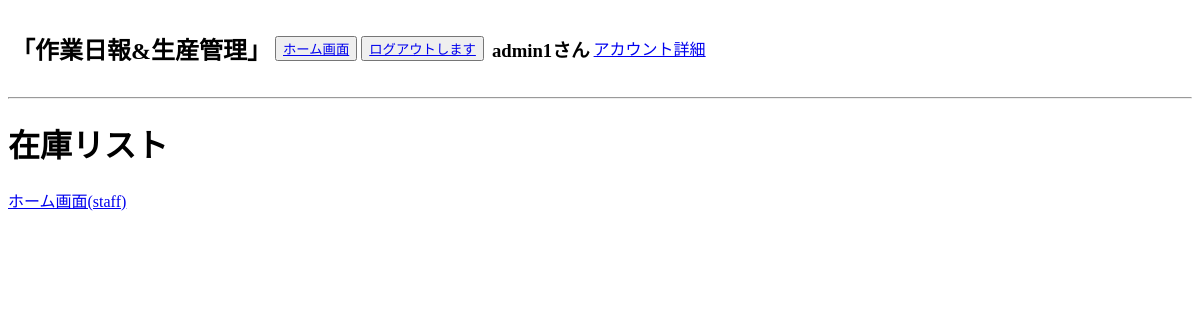
The app's page /daily_report/stocks_list/ (signed in), older data.
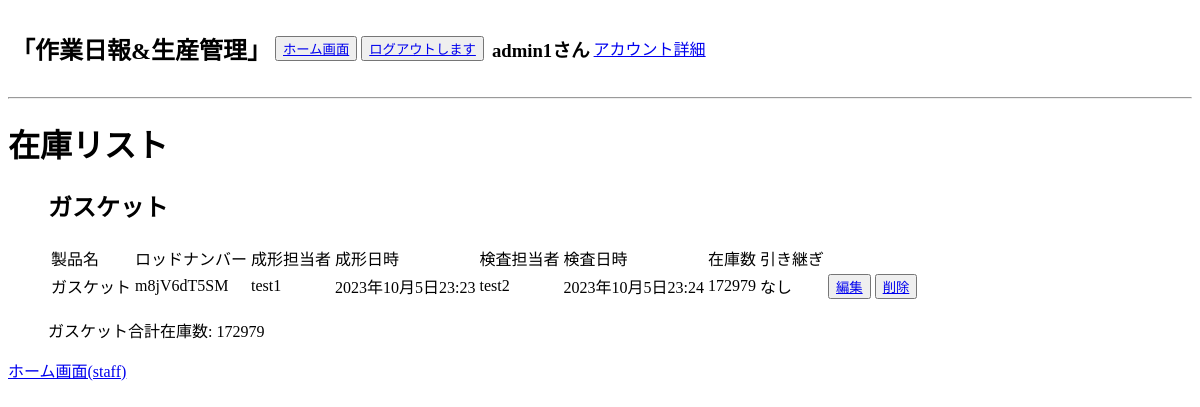
The same page, newer data.
### daily_report/models.py (models this page shows, shortened)
class Products(models.Model):
    name = models.CharField(max_length=255,verbose_name="製品名")
    code = models.CharField(max_length=50,verbose_name="製品コード")
    quantity = models.IntegerField(verbose_name="製品取り数")
    memo = models.CharField(max_length=255,blank=True, null=True,verbose_name="製品メモ")
    created_at = models.DateTimeField(auto_now_add=True)
    updated_at = models.DateTimeField(auto_now=True)
    class Meta:
        verbose_name = '製品情報'
        db_table = 'products'

### product_management/models.py (models this page shows, shortened)
class Stock(models.Model):
    product = models.ForeignKey(
        Products, on_delete=models.CASCADE, verbose_name='製品名'
    )
    lot_number = models.CharField(max_length=10, verbose_name='ロッド番号',default='')
    stocks = models.IntegerField(verbose_name="在庫数")
    molding_user = models.ForeignKey(
        Users, on_delete=models.CASCADE, verbose_name='成形担当ユーザー名',null=True,related_name='molding_stock_set',
    )
    molding_time = models.DateTimeField(verbose_name='成形日時', default=datetime(2001, 1, 1, 0, 0, 0))
    inspection_user = models.ForeignKey(
        Users, on_delete=models.CASCADE, verbose_name='検査担当ユーザー名',null=True,related_name='inspection_stock_set',
    )
    memo = models.CharField(max_length=255,verbose_name="引き継ぎメモ",null=True,blank=True)
    created_at = models.DateTimeField(verbose_name='検査日時',auto_now_add=True)
    updated_at = models.DateTimeField(auto_now=True)
    class Meta:
        verbose_name = '在庫'
        db_table = 'stock'

### accounts/models.py (models this page shows, shortened)
class Users(AbstractBaseUser, PermissionsMixin):
    username = models.CharField(max_length=150, unique=True, verbose_name="ユーザー名")
    birthday = models.DateField(null=True,blank=True, verbose_name="生年月日")
    phone = models.IntegerField(null=True,blank=True, verbose_name="携帯番号")
    email = models.EmailField(max_length=255, unique=True, verbose_name="メールアドレス")
    department = models.ForeignKey(
        Departments, on_delete=models.PROTECT, null=True,blank=True
    )
    is_active = models.BooleanField(default=True)
    is_staff = models.BooleanField(default=False)
    USERNAME_FIELD = 'username'
    EMAIL_FIELD = 'email'
    REQUIRED_FIELDS = ['email']
    objects = UsersManager()

### daily_report/views.py (the view)
# urls.py: path('stocks_list/', StockListView.as_view(), name='stock_list'),
class StockListView(LoginRequiredMixin, ListView):
    model = Stock
    template_name = os.path.join('stock', 'stock_list.html')
    context_object_name = 'stocks'
    def get_context_data(self, **kwargs):
        context = super().get_context_data(**kwargs)
        grouped_stocks = Stock.objects.values('product__name').annotate(total_stocks=Sum('stocks'))
        context['grouped_stocks'] = grouped_stocks
        return context

### accounts/context_processors.py (called while the page is built)
def my_custom_context(request):
    protocol = 'http' if request.is_secure() else 'https'
    domain = request.get_host()
    return {
        'protocol': protocol,
        'domain': domain,
    }

### templates/stock/stock_list.html (shortened to what this page needs)
{% extends 'base.html' %}
{% block content %}
<h1>在庫リスト</h1>
{% if grouped_stocks %}
<ul>
    {% for grouped_stock in grouped_stocks %}
    <h2>{{ grouped_stock.product__name }}</h2>
    <table>
        <thead>
            <tr>
                <td>製品名</td>
                <td>ロッドナンバー</td>
                <td>成形担当者</td>
                <td>成形日時</td>
                <td>検査担当者</td>
                <td>検査日時</td>
                <td>在庫数</td>
                <td>引き継ぎ</td>
            </tr>
        </thead>
        <tbody>
            {% for stock in stocks %}
              {% if stock.product.name == grouped_stock.product__name %}
              <tr>
                <td>{{ stock.product.name }}</td>
                <td>{{ stock.lot_number }}</td>
                <td>{{ stock.molding_user }}</td>
                <td>{{ stock.molding_time }}</td>
                <td>{{ stock.inspection_user }}</td>
                <td>{{ stock.created_at }}</td>
                <td>{{ stock.stocks }}</td>
                <td>{{ stock.memo }}</td>
                <td><button><a href="{% url 'daily_report:stock_edit' stock.id %}">編集</a></button></td>
                <td><button><a href="{% url 'daily_report:stock_delete' stock.id %}">削除</a></button></td>
              </tr>
              {% endif %}
            {% endfor %}
        </tbody>
    </table>
    <p>{{ grouped_stock.product__name }}合計在庫数: {{ grouped_stock.total_stocks }}</p>
    {% endfor %}
</ul>
{% endif %}
{% if request.user.is_staff %}
<a href="{% url 'product_management:staff_home' %}">ホーム画面(staff)</a>
{% else %}
<a href="{% url 'daily_report:report_list' %}">ホーム画面</a>
{% endif %}
{% endblock %}

Row changes from the older to the newer data that the page shows:
now on this page (row unchanged): Products: product__name "ガスケット", total_stocks "172979"
added Stock: product.name "ガスケット", lot_number "m8jV6dT5SM", molding_user "test1", molding_time "2023年10月5日23:23", inspection_user "test2", created_at "2023年10月5日23:24", stocks "172979", memo "なし"
